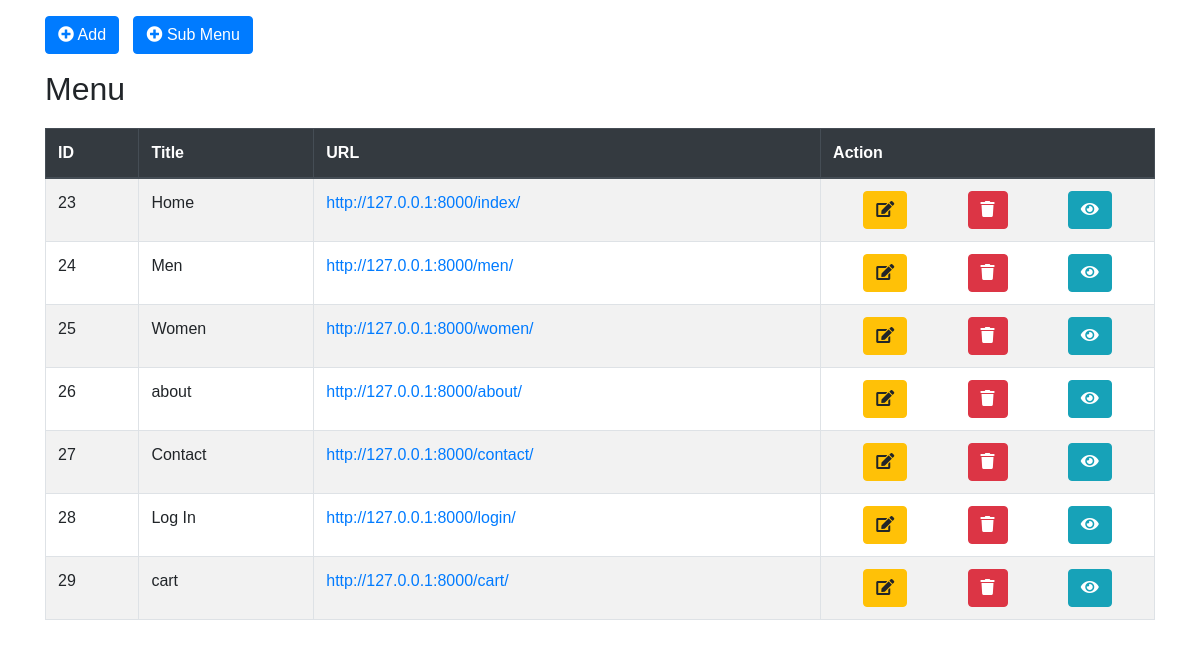
/menu_table/, run on an earlier commit of the app's database.
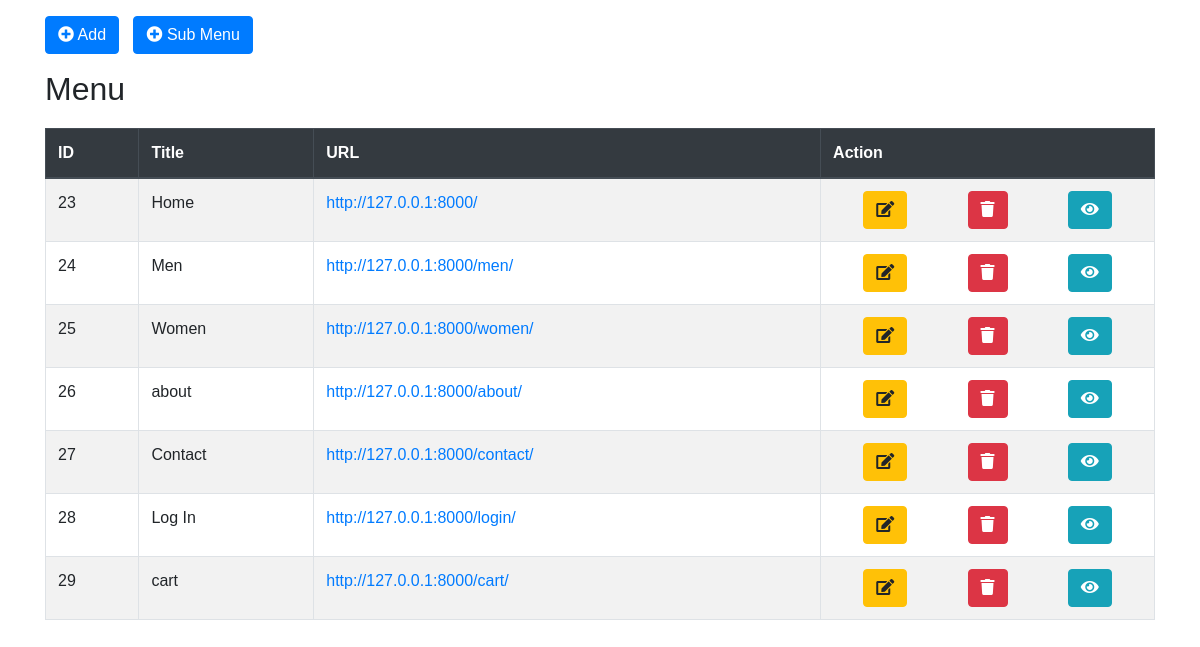
And on a later commit of the database.
### footwearapp/models.py (models this page shows, shortened)
class MenuModal(models.Model):
    id = models.AutoField(primary_key=True)
    title = models.CharField(max_length=50)
    url = models.CharField(max_length=50)
    icon = models.CharField(max_length=100, blank=True, null=True)
    badge = models.CharField(max_length=100, blank=True, null=True)

### footwearapp/views.py (the view)
# urls.py: path('menu_table/', views.menu_table, name='menu_table'),
def menu_table(request):
    data = MenuModal.objects.all()
    return render(request, 'menu_table.html', {'data': data})

### footwearapp/context_processors.py (called while the page is built)
def header_context(request):
    from .views import header
    return header(request)

### footwearapp/views.py (called while the page is built)
def header(request):
    menu_items = MenuModal.objects.all()
    badges = BadgeMenu.objects.all()
    context = {'menu_items': menu_items, 'badges': badges}
    return context

### templates/menu_table.html (shortened to what this page needs)
<!DOCTYPE html>
<html lang="en">
<head>
  <link href="https://maxcdn.bootstrapcdn.com/bootstrap/4.5.2/css/bootstrap.min.css" rel="stylesheet">
  <link href="https://cdnjs.cloudflare.com/ajax/libs/font-awesome/5.15.4/css/all.min.css" rel="stylesheet">
</head>
<body>
  <div class="container">
    <div class="menu-links my-3">
      <a href="{% url 'menu' %}" class="btn btn-primary">
        <i class="fas fa-plus-circle"></i> Add
      </a>
      <a href="{% url 'sub_menu' %}" class="btn btn-primary
">
        <i class="fas fa-plus-circle"></i> Sub Menu
      </a>
    </div>
    <h2>Menu</h2>
    <form method="post" action="#">
      <div class="table-responsive">
        <table class="table table-bordered table-striped">
          <thead class="thead-dark">
            <tr>
              <th>ID</th>
              <th>Title</th>
              <th>URL</th>
              <th>Action</th>
            </tr>
          </thead>
          <tbody>
            {% for i in data %}
            <tr>
              <td>{{ i.id }}</td>
              <td>{{ i.title }}</td>
              <td><a href="{{ i.url }}">{{ i.url }}</a></td>
              <td>
                <div class="btntd">
                  <a href="{% url 'edit_menu' id=i.id %}" class="btn btn-warning">
                    <i class="fa fa-edit"></i>
                  </a>
                  <a href="{% url 'delete_menu' id=i.id %}" class="btn btn-danger">
                    <i class="fa fa-trash"></i>
                  </a>
                  <a data-toggle="modal" data-target="#viewModal{{ i.id }}" class="btn btn-info">
                    <i class="fa fa-eye"></i>
                  </a>
                </div>
              </td>
            </tr>
            {% endfor %}
          </tbody>
        </table>
      </div>
    </form>
  </div>
</body>
</html>

What changed in the data, as far as the page shows it:
changed MenuModal "Home": url "http://127.0.0.1:8000/index/" → "http://127.0.0.1:8000/"
